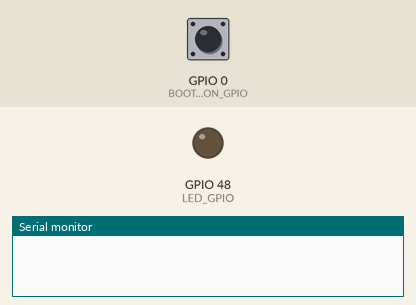
The program below on a simulated ESP32. Parts: output pins drawn as LEDs (lit = HIGH), the last lines printed to the serial monitor. Dashed ring = blinking. The test bench sets the inputs (shaded band); at power-on: GPIO 0 (BOOT_BUTTON_GPIO) HIGH.

Above: at 1.2 s.
1.3 s: GPIO 0 (BOOT_BUTTON_GPIO) pulled LOW for 0.15 s
At 1.45 s:
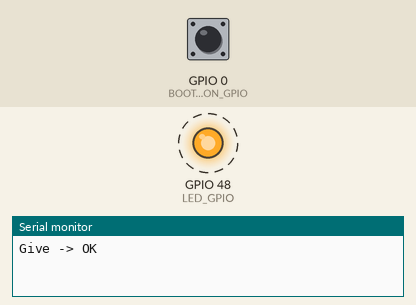
Timing chart, 0 to 4.3 s (numbered marks = the images above; inputs shaded):
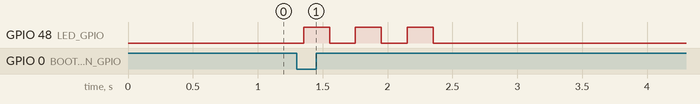

The program:

main.cpp
```cpp
// Week 8 - Class 2: Counting semaphore demo (ESP32-S3, Arduino framework)
// Every BOOT-button press gives once; the LED task blinks once per Take
#include <Arduino.h>
#include "freertos/FreeRTOS.h"
#include "freertos/task.h"
#include "freertos/semphr.h"

#define BOOT_BUTTON_GPIO    GPIO_NUM_0    // ESP32-S3 BOOT button (active-low)
#define LED_GPIO            GPIO_NUM_48   // LED on GPIO48 (change if your board differs)
#define SEMAPHORE_MAX_COUNT 10

SemaphoreHandle_t xCountingSemaphore;

void task_monitor_button(void *pvParameters) {
  while (1) {
    if (gpio_get_level(BOOT_BUTTON_GPIO) == 0) {          // pressed (active-low)
      vTaskDelay(pdMS_TO_TICKS(50));                      // simple debounce
      if (gpio_get_level(BOOT_BUTTON_GPIO) == 0) {
        // One Give per press (fails once the count reaches SEMAPHORE_MAX_COUNT)
        if (xSemaphoreGive(xCountingSemaphore) == pdTRUE)
          Serial.println("Give -> OK");
        else
          Serial.println("Give ignored (semaphore full)");
        // Wait for release: 1 press = 1 Give
        while (gpio_get_level(BOOT_BUTTON_GPIO) == 0)
          vTaskDelay(pdMS_TO_TICKS(10));
      }
    }
    vTaskDelay(pdMS_TO_TICKS(10));
  }
}

// void task_blink_led(void *pvParameters) {
//   while (1) {
//     // Wait for one token = one press
//     if (xSemaphoreTake(xCountingSemaphore, portMAX_DELAY) == pdTRUE) {
//       Serial.printf("Blink! remaining = %u\n",
//                     (unsigned)uxSemaphoreGetCount(xCountingSemaphore));
//       gpio_set_level(LED_GPIO, 1);                        // ONE blink per Take
//       vTaskDelay(pdMS_TO_TICKS(200));
//       gpio_set_level(LED_GPIO, 0);
//       vTaskDelay(pdMS_TO_TICKS(200));
//     }
//   }
// }

void task_blink_led(void *pvParameters) {
  while (1) {
    // Blocked here (0% CPU) until the button task gives
    if (xSemaphoreTake(xCountingSemaphore, portMAX_DELAY) == pdTRUE) {
      for (int i = 0; i < 3; i++) {                       // blink 3 times
        gpio_set_level(LED_GPIO, 1);
        vTaskDelay(pdMS_TO_TICKS(200));
        gpio_set_level(LED_GPIO, 0);
        vTaskDelay(pdMS_TO_TICKS(200));
        // Serial.printf("Blink! remaining = %u\n",
        //   (unsigned)uxSemaphoreGetCount(xCountingSemaphore));
      }
      Serial.printf("Blink! remaining = %u\n",
        (unsigned)uxSemaphoreGetCount(xCountingSemaphore));
    }
  }
}

void setup() {
  Serial.begin(115200);
  pinMode(BOOT_BUTTON_GPIO, INPUT_PULLUP);
  pinMode(LED_GPIO, OUTPUT);

  // max count = SEMAPHORE_MAX_COUNT, initial count = 0
  xCountingSemaphore = xSemaphoreCreateCounting(SEMAPHORE_MAX_COUNT, 0);
  if (xCountingSemaphore == NULL) {
    Serial.println("Semaphore creation failed (out of heap)");
    return;
  }

  xTaskCreate(task_monitor_button, "MonitorButton", 4096, NULL, 10, NULL);
  xTaskCreate(task_blink_led,      "BlinkLED",      4096, NULL,  5, NULL);
}

void loop() {
  // empty: the FreeRTOS tasks do all the work
}
```

Measured:
- after the input at 1.3 s, GPIO 48 (LED_GPIO): alternates HIGH for 0.20 s and LOW for 0.20 s, 6 changes in all, then stays LOW, starting after 0.05 s
